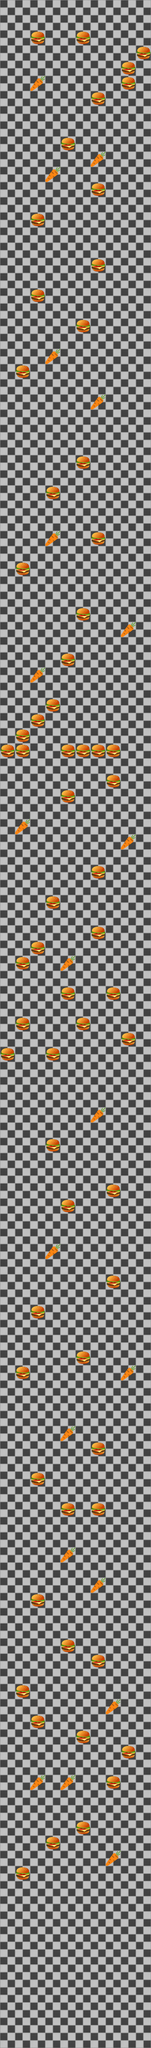

Tiled map render using the project's own tile images. Description and the map definition, with tile-layer contents summarised, below:
An orthogonal 10x135 tile map with 48x48 px tiles, 3 tile layers (Tile Layer 1, burgers, carrots) and 85 objects.

<map version="1.2" tiledversion="1.2.3" orientation="orthogonal" renderorder="right-down" width="10" height="135" tilewidth="48" tileheight="48" infinite="0" nextlayerid="10" nextobjectid="117">
 <tileset firstgid="1" name="TilesetCR" tilewidth="48" tileheight="48" tilecount="16" columns="4">
  <image source="TilesetCR.png" width="192" height="192" />
 </tileset>
 <layer id="1" name="Tile Layer 1" width="10" height="135">
  <data>[1350 cells, 1350 non-empty, 1 distinct tile ids]</data>
 </layer>
 <layer id="2" name="burgers" width="10" height="135">
  <data>[1350 cells, 64 non-empty, 1 distinct tile ids]</data>
 </layer>
 <layer id="3" name="carrots" width="10" height="135">
  <data>[1350 cells, 21 non-empty, 1 distinct tile ids]</data>
 </layer>
 <objectgroup id="6" name="ObjectLayer">
  <object id="26" x="53.25" y="5909.25" width="38.25" height="36.75" />
  <object id="27" x="150.153" y="5809" width="38.8466" height="39.75" />
  <object id="28" x="242" y="5763" width="43" height="44" />
  <object id="29" x="338" y="5618" width="43" height="44" />
  <object id="30" x="384" y="5523" width="43" height="44" />
  <object id="31" x="243" y="5475" width="43" height="44" />
  <object id="32" x="96" y="5424" width="43" height="44" />
  <object id="33" x="48" y="5331" width="43" height="44" />
  <object id="34" x="289" y="5233" width="43" height="44" />
  <object id="35" x="195" y="5186" width="43" height="44" />
  <object id="41" x="97.5" y="5041" width="43" height="44" />
  <object id="42" x="193.5" y="4755" width="43" height="44" />
  <object id="43" x="289.5" y="4755" width="43" height="44" />
  <object id="44" x="99.5" y="4657" width="43" height="44" />
  <object id="45" x="290.5" y="4560" width="43" height="44" />
  <object id="46" x="50.5" y="4320" width="43" height="44" />
  <object id="47" x="243.5" y="4272" width="43" height="44" />
  <object id="48" x="97.5" y="4131" width="43" height="44" />
  <object id="49" x="338.5" y="4034" width="43" height="44" />
  <object id="50" x="193.5" y="3794" width="43" height="44" />
  <object id="51" x="337.5" y="3746" width="43" height="44" />
  <object id="52" x="146.5" y="3603" width="43" height="44" />
  <object id="53" x="146.5" y="3315" width="43" height="44" />
  <object id="54" x="2.5" y="3315" width="43" height="44" />
  <object id="55" x="49.5" y="3217" width="43" height="44" />
  <object id="56" x="241.5" y="3217" width="43" height="44" />
  <object id="57" x="387.5" y="3264" width="43" height="44" />
  <object id="58" x="336.5" y="3122" width="43" height="44" />
  <object id="59" x="194.5" y="3122" width="43" height="44" />
  <object id="60" x="50.5" y="3026" width="43" height="44" />
  <object id="61" x="98.5" y="2977" width="43" height="44" />
  <object id="62" x="289.5" y="2929" width="43" height="44" />
  <object id="63" x="146.5" y="2833" width="43" height="44" />
  <object id="64" x="289.5" y="2739" width="43" height="44" />
  <object id="65" x="193.5" y="2497" width="43" height="44" />
  <object id="66" x="339.5" y="2450" width="43" height="44" />
  <object id="67" x="338.5" y="2353" width="43" height="44" />
  <object id="68" x="289.5" y="2352" width="43" height="44" />
  <object id="69" x="241.5" y="2354" width="43" height="44" />
  <object id="70" x="192.5" y="2354" width="43" height="44" />
  <object id="71" x="48.5" y="2354" width="43" height="44" />
  <object id="72" x="1.5" y="2355" width="43" height="44" />
  <object id="73" x="48.5" y="2305" width="43" height="44" />
  <object id="74" x="97.5" y="2258" width="43" height="44" />
  <object id="75" x="146.5" y="2210" width="43" height="44" />
  <object id="76" x="49.5" y="1778" width="43" height="44" />
  <object id="77" x="193.5" y="2066" width="43" height="44" />
  <object id="78" x="242.5" y="1920" width="43" height="44" />
  <object id="79" x="289.5" y="1682" width="43" height="44" />
  <object id="80" x="241.5" y="1443" width="43" height="44" />
  <object id="81" x="146.5" y="1539" width="43" height="44" />
  <object id="82" x="49.5" y="1153" width="43" height="44" />
  <object id="83" x="241.5" y="1010" width="43" height="44" />
  <object id="84" x="98.5" y="915" width="43" height="44" />
  <object id="85" x="98.5" y="673" width="43" height="44" />
  <object id="86" x="289.5" y="817" width="43" height="44" />
  <object id="87" x="290.5" y="577" width="43" height="44" />
  <object id="88" x="194.5" y="431" width="43" height="44" />
  <object id="89" x="290.5" y="289" width="43" height="44" />
  <object id="90" x="384.5" y="240" width="43" height="44" />
  <object id="91" x="388.5" y="193" width="43" height="44" />
  <object id="92" x="433.5" y="144" width="43" height="44" />
  <object id="93" x="242.5" y="98" width="43" height="44" />
  <object id="94" x="99.5" y="96" width="43" height="44" />
 </objectgroup>
 <objectgroup id="7" name="ObjectLayer2">
  <object id="36" x="343.333" y="5857" width="37.6667" height="37.6667" />
  <object id="37" x="197.667" y="5618.25" width="38.3333" height="38.3333" />
  <object id="38" x="339" y="5379" width="43" height="43" />
  <object id="39" x="289" y="4993" width="43" height="43" />
  <object id="40" x="192" y="4898" width="43" height="43" />
  <object id="97" x="100.25" y="5617.75" width="39" height="39" />
  <object id="102" x="194" y="4512.67" width="43" height="43" />
  <object id="103" x="385.833" y="4322.5" width="43" height="43" />
  <object id="104" x="145.167" y="3937.17" width="43" height="43" />
  <object id="105" x="290.5" y="3506.5" width="43" height="43" />
  <object id="106" x="194.5" y="3025.83" width="43" height="43" />
  <object id="107" x="386.5" y="2641.83" width="43" height="43" />
  <object id="108" x="50.5" y="2593.17" width="43" height="43" />
  <object id="109" x="97.8333" y="2115.83" width="43" height="43" />
  <object id="110" x="385.167" y="1969.83" width="43" height="43" />
  <object id="111" x="146.5" y="1683.17" width="43" height="43" />
  <object id="112" x="291.833" y="1249.17" width="43" height="43" />
  <object id="113" x="145.833" y="1106.5" width="43" height="43" />
  <object id="114" x="145.5" y="529.5" width="43" height="43" />
  <object id="115" x="290.5" y="482.5" width="43" height="43" />
  <object id="116" x="97.5" y="240.5" width="43" height="43" />
 </objectgroup>
</map>
